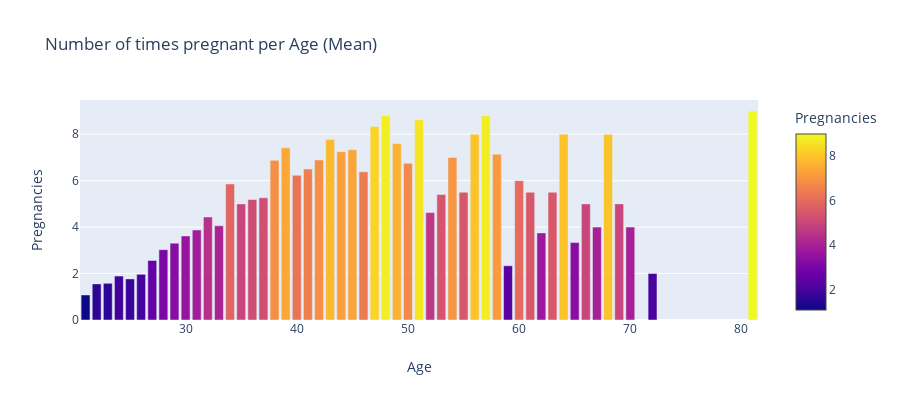

The notebook cell saved with this chart:
### Markdown cell above
### 5. Creating bar chart with group by Age for average Pregnancies

### Code cell
age_groupby_pregnancies = df.groupby(['Age']).Pregnancies.mean().reset_index()
age_groupby_pregnancies = age_groupby_pregnancies.sort_values(by='Age')

fig = px.bar(age_groupby_pregnancies, x='Age', 
             y='Pregnancies', 
             title='Number of times pregnant per Age (Mean)',
             hover_data=['Age', 'Pregnancies'], 
             color='Pregnancies', 
             height=400)
fig.show()

### Figure 1 — Plotly figure (JSON) as saved in the notebook; plotly's stock layout.template omitted (floating-point values rounded to 4 significant figures)
{"data": [{"alignmentgroup": "True", "customdata": [[21, 1.079], [22, 1.556], [23, 1.579], [24, 1.891], [25, 1.771], [26, 1.97], [27, 2.562], [28, 3.029], [29, 3.31], [30, 3.619], [31, 3.875], [32, 4.438], [33, 4.059], [34, 5.857], [35, 5], [36, 5.188], [37, 5.263], [38, 6.875], [39, 7.417], [40, 6.231], [41, 6.5], [42, 6.889], [43, 7.769], [44, 7.25], [45, 7.333], [46, 6.385], [47, 8.333], [48, 8.8], [49, 7.6], [50, 6.75], [51, 8.625], [52, 4.625], [53, 5.4], [54, 7], [55, 5.5], [56, 8], [57, 8.8], [58, 7.143], [59, 2.333], [60, 6], [61, 5.5], [62, 3.75], [63, 5.5], [64, 8], [65, 3.333], [66, 5], [67, 4], [68, 8], [69, 5], [70, 4], [72, 2], [81, 9]], "hoverlabel": {"namelength": 0}, "hovertemplate": "Age=%{customdata[0]}<br>Pregnancies=%{marker.color}", "legendgroup": "", "marker": {"color": [1.079, 1.556, 1.579, 1.891, 1.771, 1.97, 2.562, 3.029, 3.31, 3.619, 3.875, 4.438, 4.059, 5.857, 5, 5.188, 5.263, 6.875, 7.417, 6.231, 6.5, 6.889, 7.769, 7.25, 7.333, 6.385, 8.333, 8.8, 7.6, 6.75, 8.625, 4.625, 5.4, 7, 5.5, 8, 8.8, 7.143, 2.333, 6, 5.5, 3.75, 5.5, 8, 3.333, 5, 4, 8, 5, 4, 2, 9], "coloraxis": "coloraxis"}, "name": "", "offsetgroup": "", "orientation": "v", "showlegend": false, "textposition": "auto", "type": "bar", "x": [21, 22, 23, 24, 25, 26, 27, 28, 29, 30, 31, 32, 33, 34, 35, 36, 37, 38, 39, 40, 41, 42, 43, 44, 45, 46, 47, 48, 49, 50, 51, 52, 53, 54, 55, 56, 57, 58, 59, 60, 61, 62, 63, 64, 65, 66, 67, 68, 69, 70, 72, 81], "xaxis": "x", "y": [1.079, 1.556, 1.579, 1.891, 1.771, 1.97, 2.562, 3.029, 3.31, 3.619, 3.875, 4.438, 4.059, 5.857, 5, 5.188, 5.263, 6.875, 7.417, 6.231, 6.5, 6.889, 7.769, 7.25, 7.333, 6.385, 8.333, 8.8, 7.6, 6.75, 8.625, 4.625, 5.4, 7, 5.5, 8, 8.8, 7.143, 2.333, 6, 5.5, 3.75, 5.5, 8, 3.333, 5, 4, 8, 5, 4, 2, 9], "yaxis": "y"}], "layout": {"barmode": "relative", "coloraxis": {"colorbar": {"title": {"text": "Pregnancies"}}, "colorscale": [[0, "#0d0887"], [0.1111, "#46039f"], [0.2222, "#7201a8"], [0.3333, "#9c179e"], [0.4444, "#bd3786"], [0.5556, "#d8576b"], [0.6667, "#ed7953"], [0.7778, "#fb9f3a"], [0.8889, "#fdca26"], [1, "#f0f921"]]}, "height": 400, "legend": {"tracegroupgap": 0}, "title": {"text": "Number of times pregnant per Age (Mean)"}, "xaxis": {"anchor": "y", "domain": [0, 0.98], "title": {"text": "Age"}}, "yaxis": {"anchor": "x", "domain": [0, 1], "title": {"text": "Pregnancies"}}}}
